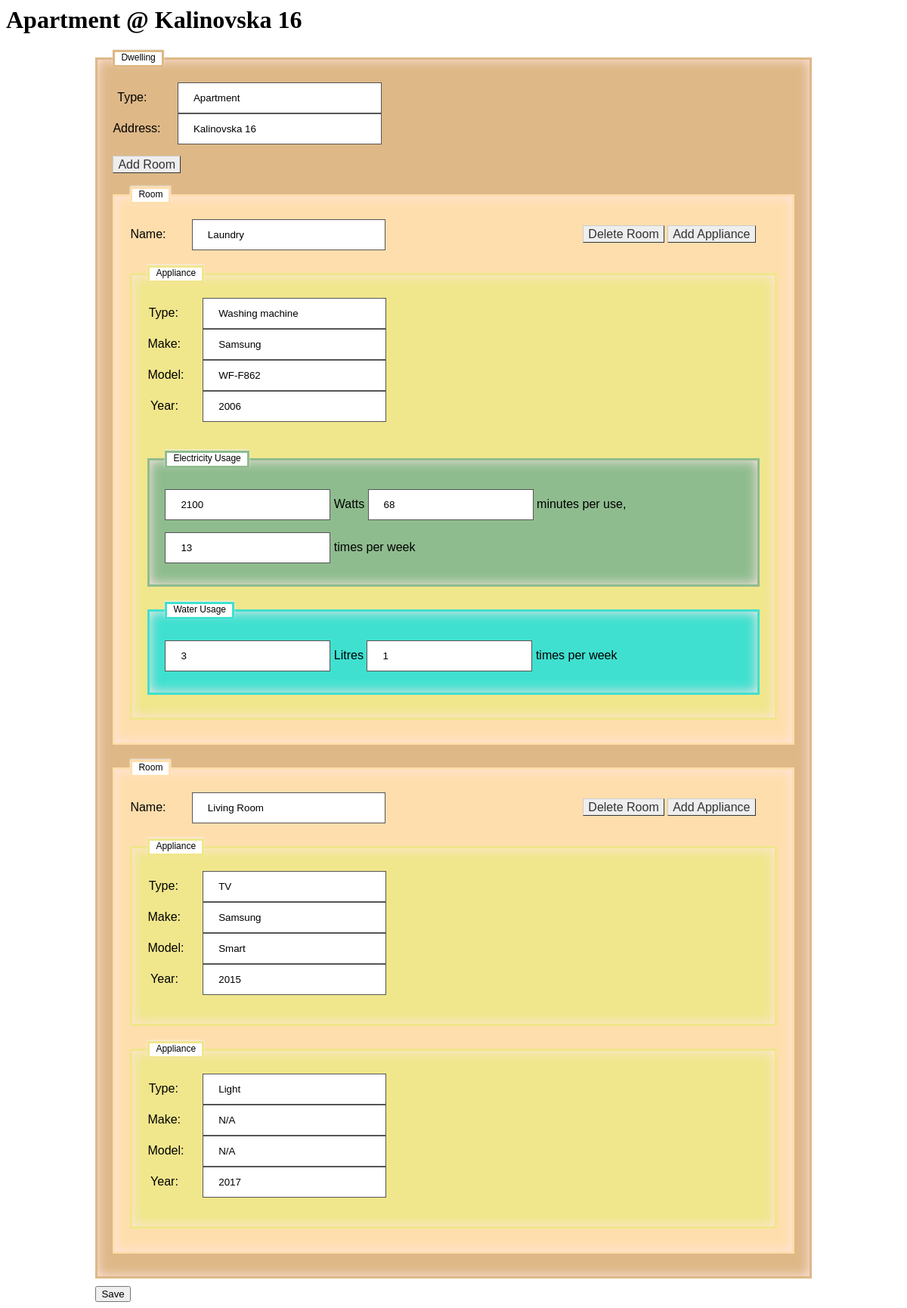
The page /expenses/1/ on the database its author committed.
### expenses/models.py (models this page shows, shortened)
class Dwelling(models.Model):
    type = models.CharField(max_length=200)
    address = models.CharField(max_length=200)
    def __str__(self):
        return self.type + ' @ ' + self.address

class Room(models.Model):
    dwelling = models.ForeignKey(Dwelling, on_delete=models.CASCADE)
    name = models.CharField(max_length=200)

class Appliance(models.Model):
    room = models.ForeignKey(Room, on_delete=models.DO_NOTHING)
    type = models.CharField(max_length=200)
    make = models.CharField(max_length=200)
    model = models.CharField(max_length=200)
    year = models.IntegerField()
    uses_electricity = models.BooleanField(default=False)
    uses_water = models.BooleanField(default=False)
    uses_gas = models.BooleanField(default=False)

class ElectricityUsage(models.Model):
    appliance = models.ForeignKey(Appliance, on_delete=models.CASCADE)
    watts = models.IntegerField()
    time_minutes = models.IntegerField()
    occurrences_per_week = models.IntegerField()

class WaterUsage(models.Model):
    appliance = models.ForeignKey(Appliance, on_delete=models.CASCADE)
    litres = models.IntegerField()
    occurrences_per_week = models.IntegerField()

### expenses/views.py (the view)
# urls.py: url(r'^(?P<dwelling_id>[0-9]+)/$', views.dwelling_detail, name='dwelling_detail'),
def dwelling_detail(request, dwelling_id):
    dwelling = Dwelling.objects.get(pk=dwelling_id)
    context = {'dwelling': dwelling}
    return render(request, 'expenses/dwelling_detail.html', context)

### expenses/templates/expenses/dwelling_detail.html (shortened to what this page needs)
{% load staticfiles %}
<html>
<head>
<link rel="stylesheet" href="{% static 'expenses/dwelling.css' %}">
</head>
<body>
<h1>{{ dwelling }}</h1>
<form action="{% url 'dwelling_update' dwelling.id %}" method="post">
<fieldset><legend>Dwelling</legend>
<label class="dwelling">Type:</label>
<input class="dwelling" type="text" name="type{{ dwelling.id }}" value="{{ dwelling.type }}" /><br/>
<label class="dwelling">Address:</label>
<input class="dwelling" type="text" name="address{{ dwelling.id }}" value="{{ dwelling.address }}" /><br/>
</br><a href="{% url 'room_add' dwelling.id %}" class="button">Add Room</a>
{% for room in dwelling.room_set.all %}
    <fieldset class="room"><legend class="room">Room</legend>
    <label class="dwelling">Name:</label>
    <input class="dwelling" type="text" name="room_name{{ room.id }}" value="{{ room.name }}" />
    <a href="{% url 'room_delete' room.id %}" class="button">Delete Room</a>
    <a href="{% url 'appliance_add' room.id %}" class="button">Add Appliance</a>
    <br/>
    {% for appliance in room.appliance_set.all %}
        <fieldset class="appliance"><legend class="appliance">Appliance</legend>
        <label class="dwelling">Type:</label><input type="text" class="dwelling" name="appliance_type{{ appliance.id }}" value="{{ appliance.type }}" /></br>
        <label class="dwelling">Make:</label><input type="text" class="dwelling" name="appliance_make{{ appliance.id }}" value="{{ appliance.make }}" /></br>
        <label class="dwelling">Model:</label><input type="text" class="dwelling" name="appliance_model{{ appliance.id }}" value="{{ appliance.model }}" /></br>
        <label class="dwelling">Year:</label><input type="text" class="dwelling" name="appliance_year{{ appliance.id }}" value="{{ appliance.year }}" /></br>
        {% for electricity_usage in appliance.electricityusage_set.all %}
            <fieldset class="electricity_usage"><legend class="electricity_usage">Electricity Usage</legend>
            <input type="text"  class="electricity_usage" name="electricity_usage_watts{{ electricity_usage.id }}" value="{{ electricity_usage.watts }}" />
            <label>Watts</label>
            <input type="text" class="electricity_usage" name="electricity_usage_time_minutes{{ electricity_usage.id }}" value="{{ electricity_usage.time_minutes }}" />
            <label>minutes per use, </label>
            <input type="text" class="electricity_usage" name="electricity_usage_occurrences_per_week{{ electricity_usage.id }}" value="{{ electricity_usage.occurrences_per_week }}" />
            <label>times per week</label></br>
            </fieldset>
        {% endfor %}
        {% for water_usage in appliance.waterusage_set.all %}
            <fieldset class="water_usage"><legend class="water_usage">Water Usage</legend>
            <input type="text"  class="water_usage" name="water_usage_litres{{ water_usage.id }}" value="{{ water_usage.litres }}" />
            <label>Litres</label>
            <input type="text" class="water_usage" name="water_usage_occurrences_per_week{{ water_usage.id }}" value="{{ water_usage.occurrences_per_week }}" />
            <label>times per week</label></br>
            </fieldset>
        {% endfor %}
        </fieldset>
    {% endfor %}
    </fieldset>
{% endfor %}
</fieldset>
<input type="submit" value="Save" />
</form>
</body>
</html>

### expenses/static/expenses/dwelling.css (style rules this page uses)
form { width: 80%; margin: 0 auto; }
.button { text-decoration: none; background-color: #EEEEEE; color: #333333; padding: 2px 6px 2px 6px; border-top: 1px solid #CCCCCC; border-right: 1px solid #333333; border-bottom: 1px solid #333333; border-left: 1px solid #CCCCCC; }
label.dwelling, input.dwelling { display: inline-block; }
label.dwelling { width: 5%; text-align: right; }
label.dwelling + input.dwelling { width: 30%; margin: 0 30% 0 4%; }
input[type=text] { width: 100%; padding: 12px 20px; margin: 8px 0; box-sizing: border-box; border: 1px solid #555; outline: none; font-family: Verdana, sans-serif; }
input[type=text].electricity_usage { width: fit-content; }
input[type=text].water_usage { width: fit-content; }
fieldset { margin: 20px 0px 10px 0px; border: 3px solid BurlyWood; padding: 20px; background: BurlyWood; box-shadow: inset 0px 0px 15px #FFE5E5; -moz-box-shadow: inset 0px 0px 15px #FFE5E5; -webkit-box-shadow: inset 0px 0px 15px #FFE5E5; font-family: Verdana, sans-serif; }
fieldset.room { background: NavajoWhite; border: 3px solid NavajoWhite; }
fieldset.appliance { background: Khaki; border: 3px solid Khaki; }
fieldset.electricity_usage { background: DarkSeaGreen; border: 3px solid DarkSeaGreen; }
fieldset.water_usage { background: Turquoise; border: 3px solid Turquoise; }
fieldset legend { color: black; border: 3px solid BurlyWood; background: white; padding: 0px 8px 3px 8px; box-shadow: -0px -1px 2px #F1F1F1; -moz-box-shadow:-0px -1px 2px #F1F1F1; -webkit-box-shadow:-0px -1px 2px #F1F1F1; font-weight: normal; font-size: 12px; font-family: Verdana, sans-serif; }
fieldset legend.room { border: 3px solid NavajoWhite; }
fieldset legend.appliance { border: 3px solid Khaki; }
fieldset legend.electricity_usage { border: 3px solid DarkSeaGreen; }
fieldset legend.water_usage { border: 3px solid Turquoise; }

### rows shown on the page
Dwelling: type+address "Apartment @ Kalinovska 16", type "Apartment", address "Kalinovska 16"
Room: name "Laundry"
Appliance: type "Washing machine", make "Samsung", model "WF-F862", year "2006"
ElectricityUsage: watts "2100", time_minutes "68", occurrences_per_week "13"
WaterUsage: litres "3", id "1"
Room: name "Living Room"
Appliance: type "TV", make "Samsung", model "Smart", year "2015"
Appliance: type "Light", make "N/A", model "N/A", year "2017"
